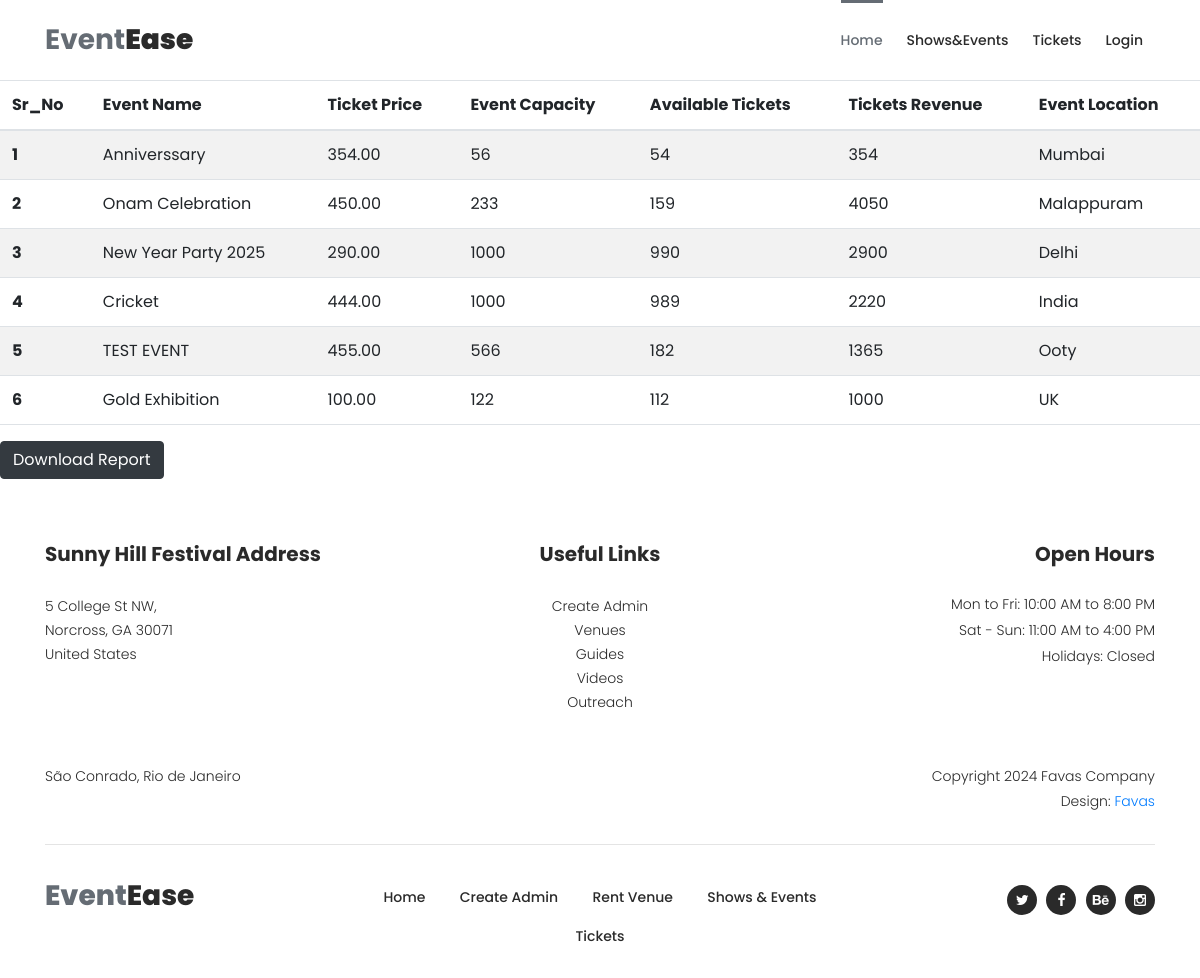
The page /admin_ticket_list/ on the database as committed earlier.
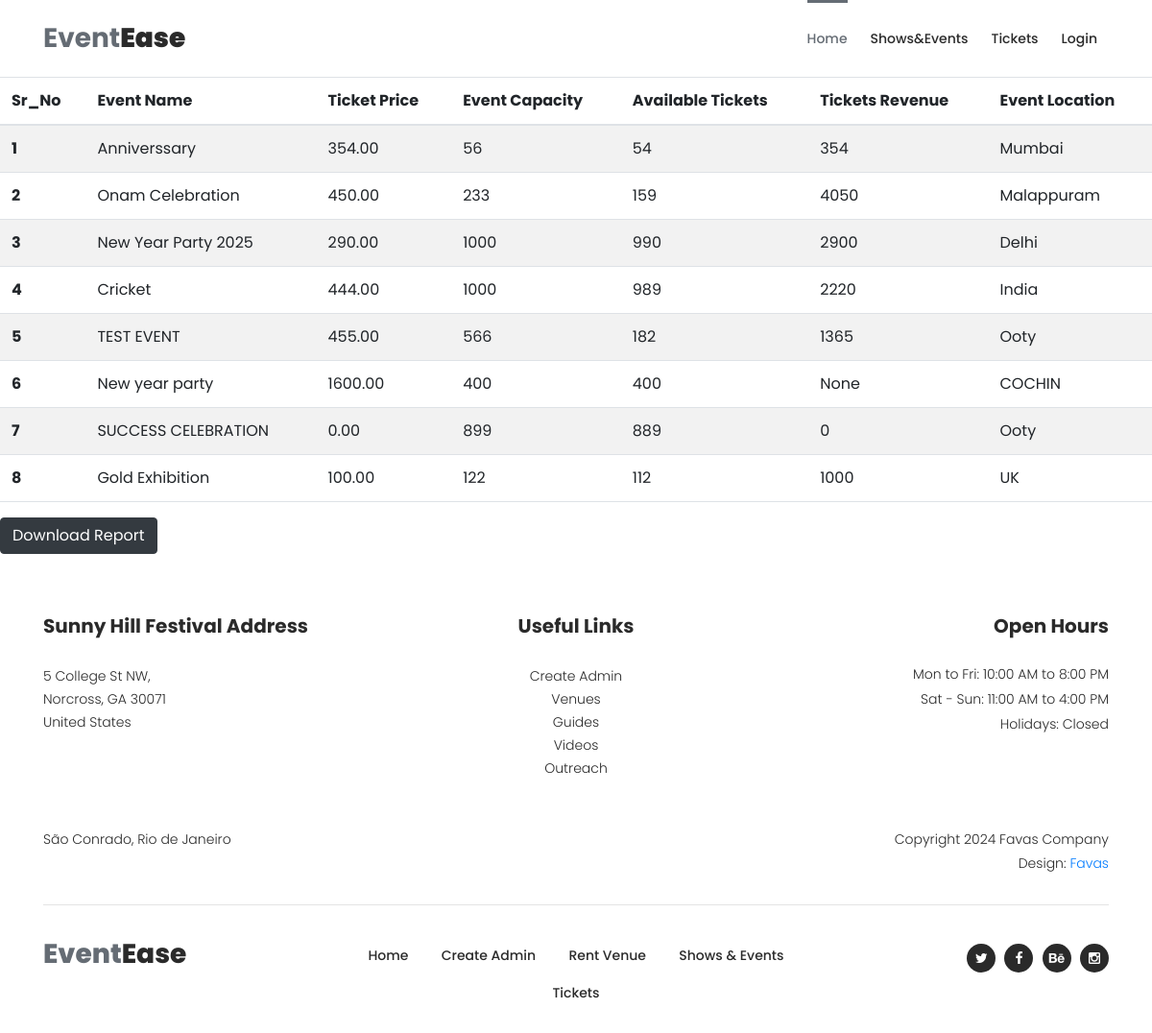
The same page on the database as committed later.
### events/models.py (models this page shows, shortened)
class Event(models.Model):
    user = models.ForeignKey(Profile, on_delete=models.CASCADE,blank=True,null=True)  # Link each event to a user
    title = models.CharField(max_length=200)
    description = models.TextField()
    date = models.DateField()
    time = models.TimeField()
    location = models.CharField(max_length=255)
    ticket_price=models.DecimalField(max_digits=10,decimal_places=2,default=0.00)
    is_active = models.BooleanField(default=True)
    image = models.ImageField(upload_to='event_images/', null=True, blank=True)
    capacity = models.PositiveIntegerField(default=0)
    available_tickets = models.PositiveIntegerField(default=0)
    def __str__(self):
        return self.title

### events/views.py (the view)
# urls.py: path('admin_ticket_list/', views.admin_ticket_list, name='admin_ticket_list'),
def admin_ticket_list(request):
    ticket_data = Event.objects.prefetch_related('tickets', 'user__user').annotate(
        total_ticket_collection=Sum(F('tickets__price'))
    ).all()
    context={
        'ticket_data':ticket_data
    }
    print(context)
    return render(request,'layout_admin_ticket_list.html',context)

### templates/Layout_admin_ticket_list.html
{% extends 'blank_layout.html' %}
{% block header%}
{% include 'header.html' %}
{% endblock header%}
{% block admin_event_list %}
{% include 'admin_ticket_list.html' %}
{% endblock admin_event_list %}
{% block footer %}
{% include 'footer.html' %}
{% endblock footer %}

### templates/admin_ticket_list.html (shortened to what this page needs)
{% load static %}
    <link rel="stylesheet" type="text/css" href="{% static 'css/bootstrap.min.css' %}">
    <link rel="stylesheet" type="text/css" href="{% static 'css/font-awesome.css' %}">
    <link rel="stylesheet" type="text/css" href="{% static 'css/owl-carousel.css' %}">
    <link rel="stylesheet" href="{% static 'css/tooplate-artxibition.css' %}">
<table class="table table-striped">
    <thead>
      <tr>
        <th scope="col">Sr_No</th>
        <th scope="col">Event Name</th>
        <th scope="col">Ticket Price</th>
        <th scope="col">Event Capacity</th>
        <th scope="col">Available Tickets</th>
        <th scope="col">Tickets Revenue</th>
        <th scope="col">Event Location</th>
      </tr>
    </thead>
    <tbody>
        {% for data in ticket_data %}
      <tr>
        <th scope="row">{{ forloop.counter}}</th>
       <td>{{data.title}}</td>
        <td>{{data.ticket_price}}</td>
        <td>{{data.capacity}}</td>
        <td>{{data.available_tickets}}</td>
        <td>{{data.total_ticket_collection}}</td>
        <td>{{data.location}}</td>
      </tr>
      {% endfor %}
    </tbody>
  </table>
  <a href="{% url 'download_ticket_report' %}" class="btn btn-dark btn-md">Download Report</a>

Rows that differ between the two databases and show on the page:
added Event: title "New year party", ticket_price "1600.00", capacity "400", available_tickets "400", total_ticket_collection "None", location "COCHIN"
added Event: title "SUCCESS CELEBRATION", ticket_price "0.00", capacity "899", available_tickets "889", total_ticket_collection "0", location "Ooty"
